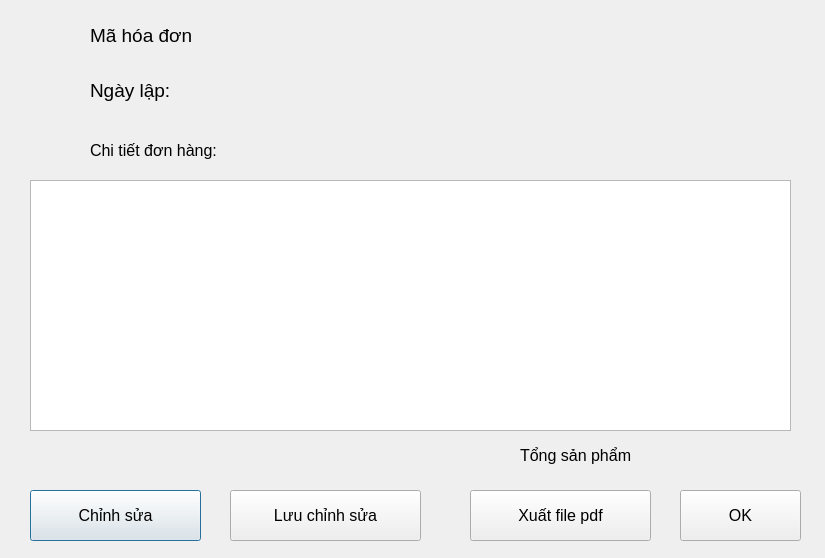
<?xml version="1.0" encoding="UTF-8"?>
<ui version="4.0">
 <class>ViewInvoicesDetails</class>
 <widget class="QDialog" name="ViewInvoicesDetails">
  <property name="geometry">
   <rect>
    <x>0</x>
    <y>0</y>
    <width>825</width>
    <height>558</height>
   </rect>
  </property>
  <property name="windowTitle">
   <string>Dialog</string>
  </property>
  <widget class="QLabel" name="label">
   <property name="geometry">
    <rect>
     <x>720</x>
     <y>10</y>
     <width>81</width>
     <height>91</height>
    </rect>
   </property>
   <property name="text">
    <string/>
   </property>
   <property name="pixmap">
    <pixmap resource="galeries.qrc">:/image/vision_14014688.png</pixmap>
   </property>
   <property name="scaledContents">
    <bool>true</bool>
   </property>
   <property name="wordWrap">
    <bool>false</bool>
   </property>
  </widget>
  <widget class="QLabel" name="label_2">
   <property name="geometry">
    <rect>
     <x>90</x>
     <y>70</y>
     <width>141</width>
     <height>41</height>
    </rect>
   </property>
   <property name="font">
    <font>
     <pointsize>14</pointsize>
    </font>
   </property>
   <property name="text">
    <string>Ngày lập:</string>
   </property>
  </widget>
  <widget class="QLabel" name="label_3">
   <property name="geometry">
    <rect>
     <x>90</x>
     <y>20</y>
     <width>131</width>
     <height>31</height>
    </rect>
   </property>
   <property name="font">
    <font>
     <pointsize>14</pointsize>
    </font>
   </property>
   <property name="text">
    <string>Mã hóa đơn</string>
   </property>
  </widget>
  <widget class="QLabel" name="bill_num">
   <property name="geometry">
    <rect>
     <x>240</x>
     <y>20</y>
     <width>351</width>
     <height>31</height>
    </rect>
   </property>
   <property name="font">
    <font>
     <pointsize>14</pointsize>
    </font>
   </property>
   <property name="text">
    <string/>
   </property>
  </widget>
  <widget class="QLabel" name="date">
   <property name="geometry">
    <rect>
     <x>240</x>
     <y>80</y>
     <width>351</width>
     <height>21</height>
    </rect>
   </property>
   <property name="font">
    <font>
     <pointsize>14</pointsize>
    </font>
   </property>
   <property name="text">
    <string/>
   </property>
  </widget>
  <widget class="QLabel" name="label_6">
   <property name="geometry">
    <rect>
     <x>90</x>
     <y>130</y>
     <width>221</width>
     <height>41</height>
    </rect>
   </property>
   <property name="font">
    <font>
     <pointsize>12</pointsize>
    </font>
   </property>
   <property name="text">
    <string>Chi tiết đơn hàng:</string>
   </property>
  </widget>
  <widget class="QLabel" name="label_7">
   <property name="geometry">
    <rect>
     <x>30</x>
     <y>120</y>
     <width>51</width>
     <height>41</height>
    </rect>
   </property>
   <property name="text">
    <string/>
   </property>
   <property name="pixmap">
    <pixmap resource="galeries.qrc">:/image/infor.png</pixmap>
   </property>
   <property name="scaledContents">
    <bool>true</bool>
   </property>
  </widget>
  <widget class="QTableWidget" name="products">
   <property name="geometry">
    <rect>
     <x>30</x>
     <y>180</y>
     <width>761</width>
     <height>251</height>
    </rect>
   </property>
   <property name="font">
    <font>
     <pointsize>14</pointsize>
    </font>
   </property>
  </widget>
  <widget class="QPushButton" name="edit">
   <property name="geometry">
    <rect>
     <x>30</x>
     <y>490</y>
     <width>171</width>
     <height>51</height>
    </rect>
   </property>
   <property name="font">
    <font>
     <pointsize>12</pointsize>
    </font>
   </property>
   <property name="text">
    <string>Chỉnh sửa</string>
   </property>
   <property name="icon">
    <iconset resource="galeries.qrc">
     <normaloff>:/image/edit.png</normaloff>:/image/edit.png</iconset>
   </property>
   <property name="iconSize">
    <size>
     <width>30</width>
     <height>30</height>
    </size>
   </property>
  </widget>
  <widget class="QPushButton" name="save_edit">
   <property name="geometry">
    <rect>
     <x>230</x>
     <y>490</y>
     <width>191</width>
     <height>51</height>
    </rect>
   </property>
   <property name="font">
    <font>
     <pointsize>12</pointsize>
    </font>
   </property>
   <property name="text">
    <string>Lưu chỉnh sửa</string>
   </property>
   <property name="icon">
    <iconset resource="galeries.qrc">
     <normaloff>:/image/save.png</normaloff>:/image/save.png</iconset>
   </property>
   <property name="iconSize">
    <size>
     <width>25</width>
     <height>25</height>
    </size>
   </property>
  </widget>
  <widget class="QPushButton" name="pdf">
   <property name="geometry">
    <rect>
     <x>470</x>
     <y>490</y>
     <width>181</width>
     <height>51</height>
    </rect>
   </property>
   <property name="font">
    <font>
     <pointsize>12</pointsize>
    </font>
   </property>
   <property name="text">
    <string>Xuất file pdf</string>
   </property>
   <property name="icon">
    <iconset resource="galeries.qrc">
     <normaloff>:/image/pdf.png</normaloff>:/image/pdf.png</iconset>
   </property>
   <property name="iconSize">
    <size>
     <width>25</width>
     <height>25</height>
    </size>
   </property>
  </widget>
  <widget class="QPushButton" name="close_tab">
   <property name="geometry">
    <rect>
     <x>680</x>
     <y>490</y>
     <width>121</width>
     <height>51</height>
    </rect>
   </property>
   <property name="font">
    <font>
     <pointsize>12</pointsize>
    </font>
   </property>
   <property name="text">
    <string>OK</string>
   </property>
   <property name="icon">
    <iconset resource="galeries.qrc">
     <normaloff>:/image/ok.png</normaloff>:/image/ok.png</iconset>
   </property>
   <property name="iconSize">
    <size>
     <width>25</width>
     <height>25</height>
    </size>
   </property>
  </widget>
  <widget class="QLabel" name="label_4">
   <property name="geometry">
    <rect>
     <x>520</x>
     <y>440</y>
     <width>151</width>
     <height>31</height>
    </rect>
   </property>
   <property name="font">
    <font>
     <pointsize>12</pointsize>
    </font>
   </property>
   <property name="text">
    <string>Tổng sản phẩm</string>
   </property>
  </widget>
  <widget class="QLabel" name="total_quantities">
   <property name="geometry">
    <rect>
     <x>680</x>
     <y>440</y>
     <width>111</width>
     <height>31</height>
    </rect>
   </property>
   <property name="font">
    <font>
     <pointsize>12</pointsize>
     <bold>true</bold>
    </font>
   </property>
   <property name="text">
    <string/>
   </property>
  </widget>
 </widget>
 <resources>
  <include location="galeries.qrc"/>
 </resources>
 <connections/>
</ui>
